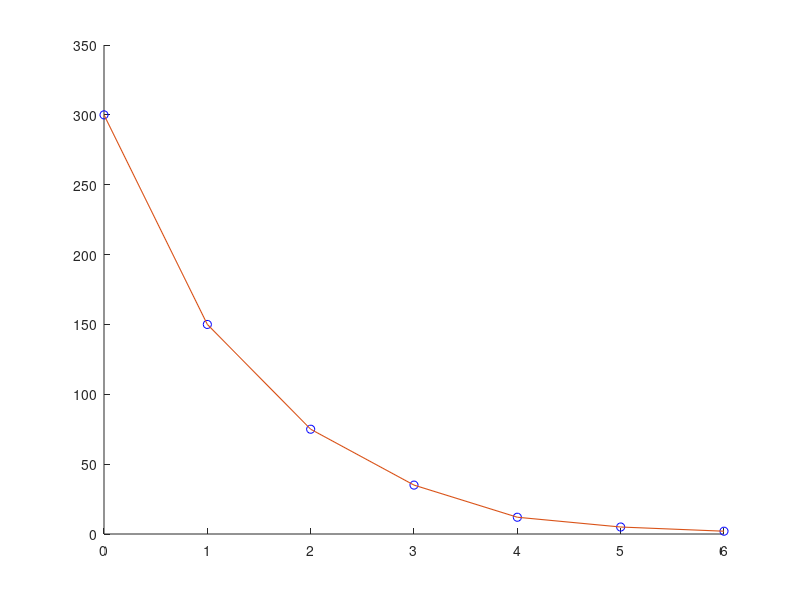

Recreate this plot in MATLAB.
time = [0 1 2 3 4 5 6];
temperature = [300 150 75 35 12 5 2];

X = time;
Y = log(temperature);

p = polyfit(X, Y, 1);

b = p(1); 
log_T0 = p(2);

T0 = exp(log_T0);
n = 5;

time_fit = linspace(0, 6, 100);
temperature_fit = T0 * exp(-n * time_fit);

figure;
hold on;
plot(time, temperature, 'o', 'MarkerSize', 6, 'MarkerEdgeColor', 'b', 'DisplayName', 'Data Points');
plot(time, temperature, '-', 'LineWidth', 0.8, 'DisplayName', 'Data Line');

ylim([0 350]);

fprintf('n = %d\n', n);
